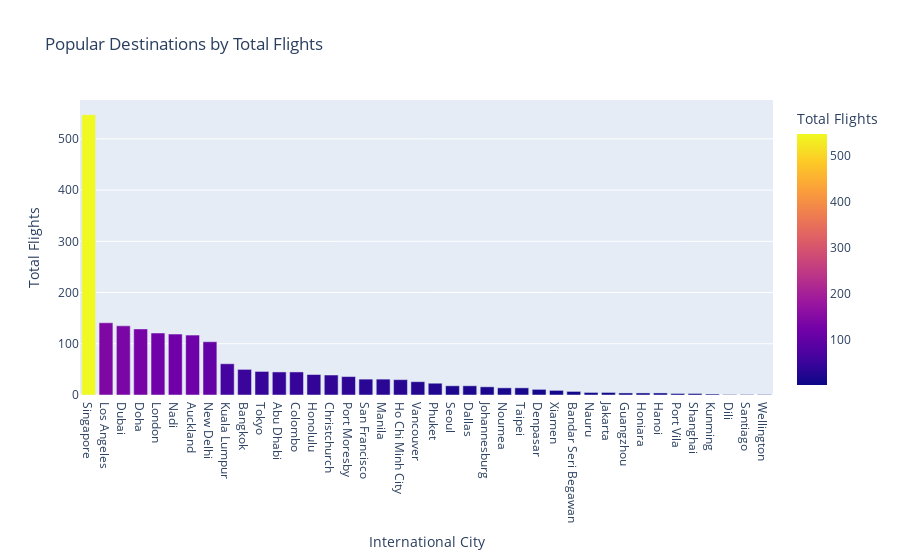

Notebook code cell kept with this figure:
### Markdown cell above
## 4) Popular Destinations by Total Flights

### Code cell
import plotly.express as px

# Group by International City and calculate total flights to each destination
popular_destinations = Flights_Out.groupby('International_City')['All_Flights'].sum().reset_index()

# Sort by total flights in descending order to find popular destinations
popular_destinations = popular_destinations.sort_values(by='All_Flights', ascending=False)

# Create a bar chart using Plotly Express
fig = px.bar(popular_destinations, x='International_City', y='All_Flights',
             title='Popular Destinations by Total Flights',
             labels={'All_Flights': 'Total Flights', 'International_City': 'International City'},
             color='All_Flights')

fig.update_layout(height=700)

fig.show()

### Figure 1 — Plotly figure (JSON) as saved in the notebook; plotly's stock layout.template omitted (floating-point values rounded to 4 significant figures)
{"data": [{"alignmentgroup": "True", "hovertemplate": "International City=%{x}<br>Total Flights=%{marker.color}<extra></extra>", "legendgroup": "", "marker": {"color": [547, 141, 135, 129, 121, 119, 117, 104, 61, 50, 46, 45, 45, 40, 39, 36, 31, 31, 30, 26, 23, 18, 18, 16, 14, 14, 11, 9, 7, 5, 5, 4, 4, 4, 3, 3, 2, 1, 1, 1], "coloraxis": "coloraxis", "pattern": {"shape": ""}}, "name": "", "offsetgroup": "", "orientation": "v", "showlegend": false, "textposition": "auto", "type": "bar", "x": ["Singapore", "Los Angeles", "Dubai", "Doha", "London", "Nadi", "Auckland", "New Delhi", "Kuala Lumpur", "Bangkok", "Tokyo", "Abu Dhabi", "Colombo", "Honolulu", "Christchurch", "Port Moresby", "San Francisco", "Manila", "Ho Chi Minh City", "Vancouver", "Phuket", "Seoul", "Dallas", "Johannesburg", "Noumea", "Taipei", "Denpasar", "Xiamen", "Bandar Seri Begawan", "Nauru", "Jakarta", "Guangzhou", "Honiara", "Hanoi", "Port Vila", "Shanghai", "Kunming", "Dili", "Santiago", "Wellington"], "xaxis": "x", "y": [547, 141, 135, 129, 121, 119, 117, 104, 61, 50, 46, 45, 45, 40, 39, 36, 31, 31, 30, 26, 23, 18, 18, 16, 14, 14, 11, 9, 7, 5, 5, 4, 4, 4, 3, 3, 2, 1, 1, 1], "yaxis": "y"}], "layout": {"autosize": true, "barmode": "relative", "coloraxis": {"colorbar": {"title": {"text": "Total Flights"}}, "colorscale": [[0, "#0d0887"], [0.1111, "#46039f"], [0.2222, "#7201a8"], [0.3333, "#9c179e"], [0.4444, "#bd3786"], [0.5556, "#d8576b"], [0.6667, "#ed7953"], [0.7778, "#fb9f3a"], [0.8889, "#fdca26"], [1, "#f0f921"]]}, "legend": {"tracegroupgap": 0}, "title": {"text": "Popular Destinations by Total Flights"}, "xaxis": {"anchor": "y", "autorange": true, "domain": [0, 1], "range": [-0.5, 39.5], "title": {"text": "International City"}, "type": "category"}, "yaxis": {"anchor": "x", "autorange": true, "domain": [0, 1], "range": [0, 575.8], "title": {"text": "Total Flights"}, "type": "linear"}}}
